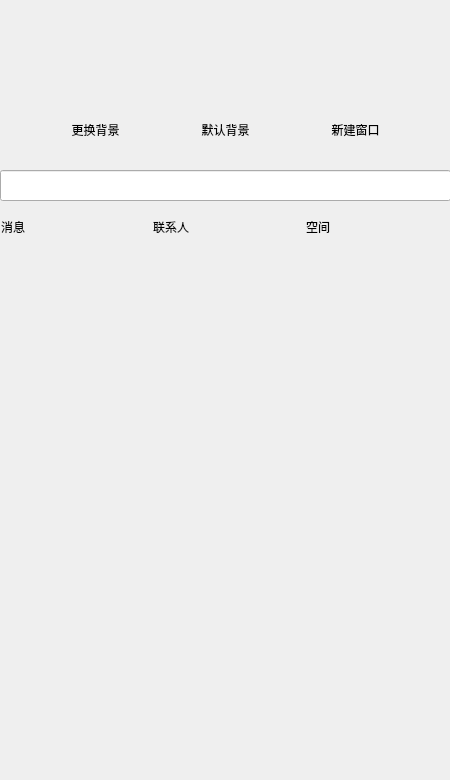
<?xml version="1.0" encoding="UTF-8"?>
<ui version="4.0">
 <class>MainWindow</class>
 <widget class="QWidget" name="MainWindow">
  <property name="geometry">
   <rect>
    <x>0</x>
    <y>0</y>
    <width>450</width>
    <height>780</height>
   </rect>
  </property>
  <property name="windowTitle">
   <string>Form</string>
  </property>
  <property name="styleSheet">
   <string notr="true">QWidget#widget{
	background-image: url(:/image/moon.png);
}

QToolButton{
	border-style:none;
}
</string>
  </property>
  <widget class="QWidget" name="widget" native="true">
   <property name="geometry">
    <rect>
     <x>0</x>
     <y>0</y>
     <width>450</width>
     <height>780</height>
    </rect>
   </property>
   <widget class="QWidget" name="horizontalLayoutWidget">
    <property name="geometry">
     <rect>
      <x>1</x>
      <y>200</y>
      <width>451</width>
      <height>53</height>
     </rect>
    </property>
    <layout class="QHBoxLayout" name="horizontalLayout">
     <item>
      <widget class="QLabel" name="message">
       <property name="styleSheet">
        <string notr="true">font: 26pt &quot;Microsoft Sans Serif&quot;;
background-color: rgb(158, 190, 214);
background:transparent;</string>
       </property>
       <property name="text">
        <string>消息</string>
       </property>
      </widget>
     </item>
     <item>
      <widget class="QLabel" name="linkman">
       <property name="styleSheet">
        <string notr="true">font: 26pt &quot;Microsoft Sans Serif&quot;;
background-color: rgb(158, 190, 214);
background:transparent;</string>
       </property>
       <property name="text">
        <string>联系人</string>
       </property>
      </widget>
     </item>
     <item>
      <widget class="QLabel" name="label_3">
       <property name="styleSheet">
        <string notr="true">font: 26pt &quot;Microsoft Sans Serif&quot;;
background-color: rgb(158, 190, 214);
background:transparent;</string>
       </property>
       <property name="text">
        <string>空间</string>
       </property>
      </widget>
     </item>
    </layout>
   </widget>
   <widget class="QWidget" name="horizontalLayoutWidget_2">
    <property name="geometry">
     <rect>
      <x>0</x>
      <y>90</y>
      <width>451</width>
      <height>80</height>
     </rect>
    </property>
    <layout class="QHBoxLayout" name="horizontalLayout_2">
     <item>
      <widget class="QToolButton" name="changebackground">
       <property name="text">
        <string>更换背景</string>
       </property>
       <property name="icon">
        <iconset resource="image.qrc">
         <normaloff>:/image/rotation.png</normaloff>:/image/rotation.png</iconset>
       </property>
       <property name="iconSize">
        <size>
         <width>50</width>
         <height>50</height>
        </size>
       </property>
       <property name="toolButtonStyle">
        <enum>Qt::ToolButtonTextUnderIcon</enum>
       </property>
      </widget>
     </item>
     <item>
      <widget class="QToolButton" name="defaultbackground">
       <property name="text">
        <string>默认背景</string>
       </property>
       <property name="icon">
        <iconset resource="image.qrc">
         <normaloff>:/image/picture.png</normaloff>:/image/picture.png</iconset>
       </property>
       <property name="iconSize">
        <size>
         <width>50</width>
         <height>50</height>
        </size>
       </property>
       <property name="toolButtonStyle">
        <enum>Qt::ToolButtonTextUnderIcon</enum>
       </property>
      </widget>
     </item>
     <item>
      <widget class="QToolButton" name="newform">
       <property name="text">
        <string>新建窗口</string>
       </property>
       <property name="icon">
        <iconset resource="image.qrc">
         <normaloff>:/image/add.png</normaloff>:/image/add.png</iconset>
       </property>
       <property name="iconSize">
        <size>
         <width>50</width>
         <height>50</height>
        </size>
       </property>
       <property name="toolButtonStyle">
        <enum>Qt::ToolButtonTextUnderIcon</enum>
       </property>
      </widget>
     </item>
    </layout>
   </widget>
   <widget class="QLineEdit" name="search">
    <property name="geometry">
     <rect>
      <x>0</x>
      <y>170</y>
      <width>451</width>
      <height>31</height>
     </rect>
    </property>
   </widget>
   <widget class="QPushButton" name="pushButton">
    <property name="geometry">
     <rect>
      <x>403</x>
      <y>-8</y>
      <width>55</width>
      <height>55</height>
     </rect>
    </property>
    <property name="text">
     <string/>
    </property>
    <property name="icon">
     <iconset resource="image.qrc">
      <normaloff>:/image/close.png</normaloff>:/image/close.png</iconset>
    </property>
    <property name="iconSize">
     <size>
      <width>55</width>
      <height>55</height>
     </size>
    </property>
    <property name="flat">
     <bool>true</bool>
    </property>
   </widget>
  </widget>
 </widget>
 <resources>
  <include location="image.qrc"/>
 </resources>
 <connections/>
</ui>
